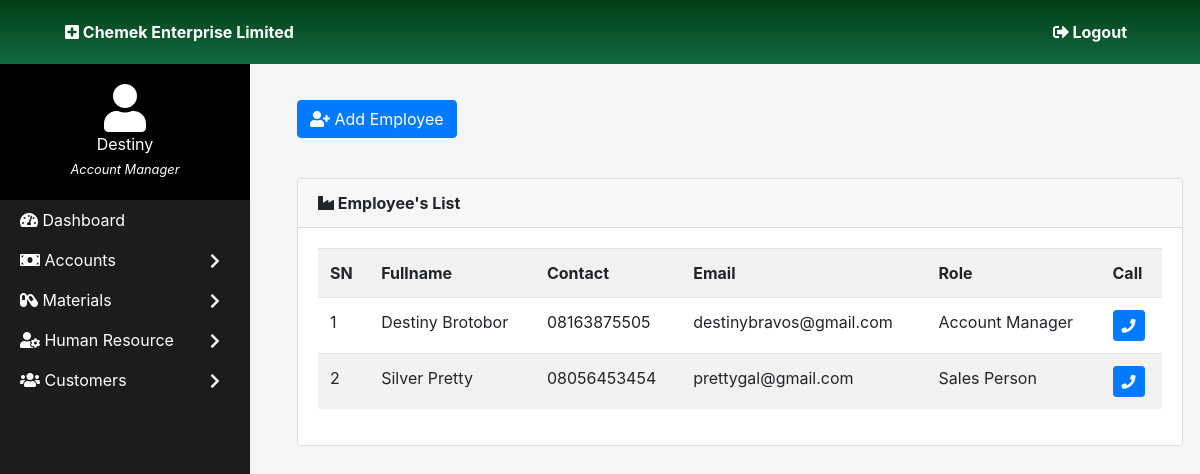
The page /humanres.php (signed in) on the database its author committed.
### tables this page shows
CREATE TABLE `users` (
  `id` int(11) NOT NULL,
  `user_name` varchar(30) NOT NULL,
  `password` varchar(50) NOT NULL,
  `firstname` varchar(50) NOT NULL,
  `lastname` varchar(50) NOT NULL,
  `branch_id` int(11) NOT NULL DEFAULT 1,
  `phone` varchar(20) NOT NULL,
  `email` varchar(50) NOT NULL,
  `designation` varchar(50) NOT NULL DEFAULT 'Sales Person',
  `asses_level` int(10) NOT NULL DEFAULT 1
);

### humanres.php (the view, shortened to what this page needs)
<!DOCTYPE html>
<html>
<head>
    <link rel="stylesheet" type="text/css" media="screen" href="bootstrap4/css/bootstrap.css">
    <link rel="stylesheet" type="text/css" media="screen" href="css/dataTables.bootstrap.min.css">
    <link href="fa_dir/css/all.css" rel="stylesheet">
    <link rel="stylesheet" type="text/css" media="screen" href="css/main.css">
</head>
<body>
<?php
include_once "head.php";
include_once "side_nav.php";
?>
<div style="max-width:100%; z-index:-1;">
<div class="content">
    <div class="container">
    <div class="my-4">
        <div class="btn btn-primary" id="adduser" data-toggle="modal" data-target="#addUser">
            <i class="fa fa-user-plus"></i>
            Add Employee
        </div>
    </div>
    <div class="row" style="margin-top:40px;">
        <div class="col md">
            <div class="card">
                <div class="card-header">
                    <strong>
                        <i class="fa fa-industry "></i>
                        Employee's List
                    </strong>
                </div>
                <div class="card-body">
                <table class="table table-striped">
                <tbody>
                    <tr>
                        <th>SN</th>
                        <th>Fullname</th>
                        <th>Contact</th>
                        <th>Email</th>
                        <th>Role</th>
                        <th>Call</th>
                    </tr>
                    <?php
                    $count = 1;
                        $queryCheck = $conn->query("SELECT * FROM users ORDER BY firstname");
                        while($venData = $queryCheck->fetch_assoc()){
                            ?>
                            <tr>
                                <td><?php echo $count; ?></td>
                                <td><?php echo $venData['firstname'] . ' ' . $venData['lastname']; ?></td>
                                <td><?php echo $venData['phone']; ?></td>
                                <td><?php echo $venData['email'];; ?></td>
                                <td><?php echo $venData['designation']; ?></td>
                                <td>
                                    <a href="tel:<?php echo $venData['phone']; ?>" class="btn btn-sm btn-primary"><i class="fa fa-phone"></i></button>
                                </td>
                            </tr>
                            <?php
                            $count++;
                        }
                    ?>
                    </tbody>
                    </table>
                </div>
            </div>
        </div>
    </div>
    </div>
</div>
</div>
</body>
</html>

### fa_dir/css/all.css (style rules this page uses)
.fa, .fas, .far, .fal, .fab { -moz-osx-font-smoothing: grayscale; -webkit-font-smoothing: antialiased; display: inline-block; font-style: normal; font-variant: normal; text-rendering: auto; line-height: 1; }
.fa-industry:before { content: "\f275"; }
.fa-phone:before { content: "\f095"; }
.fa-user-plus:before { content: "\f234"; }
.fa, .fas { font-family: 'Font Awesome 5 Free'; font-weight: 900; }

### css/main.css (style rules this page uses)
* { margin: 0; padding: 0; }
body { background-color: rgb(245, 245, 245); }
.content { margin-left: 280px; width: auto; }

### rows shown on the page
users: firstname "Destiny", lastname "Brotobor", phone "08163875505", email "destinybravos@gmail.com", designation "Account Manager"
users: firstname "Silver", lastname "Pretty", phone "08056453454", email "prettygal@gmail.com", designation "Sales Person"

### other values the page prints
$fulname "Destiny"
$design "Account Manager"
